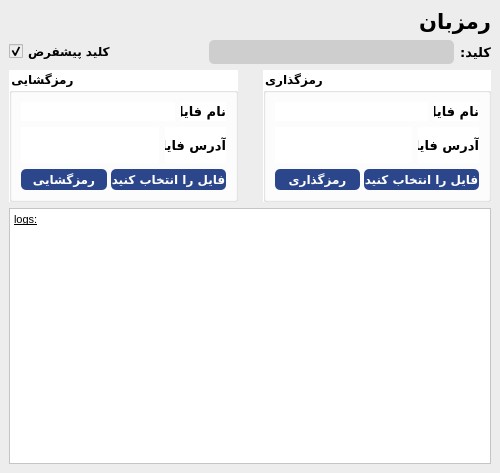
<?xml version="1.0" encoding="UTF-8"?>
<ui version="4.0">
 <class>MainWindow</class>
 <widget class="QMainWindow" name="MainWindow">
  <property name="enabled">
   <bool>true</bool>
  </property>
  <property name="geometry">
   <rect>
    <x>0</x>
    <y>0</y>
    <width>500</width>
    <height>473</height>
   </rect>
  </property>
  <property name="sizePolicy">
   <sizepolicy hsizetype="Fixed" vsizetype="Fixed">
    <horstretch>0</horstretch>
    <verstretch>0</verstretch>
   </sizepolicy>
  </property>
  <property name="minimumSize">
   <size>
    <width>500</width>
    <height>473</height>
   </size>
  </property>
  <property name="maximumSize">
   <size>
    <width>500</width>
    <height>473</height>
   </size>
  </property>
  <property name="windowTitle">
   <string>MainWindow</string>
  </property>
  <property name="styleSheet">
   <string notr="true">background-color: rgb(237, 237, 237);</string>
  </property>
  <widget class="QWidget" name="centralwidget">
   <layout class="QVBoxLayout" name="verticalLayout_3">
    <item>
     <widget class="QLabel" name="label">
      <property name="font">
       <font>
        <family>IRANSansXFaNum</family>
        <pointsize>16</pointsize>
        <weight>75</weight>
        <bold>true</bold>
       </font>
      </property>
      <property name="text">
       <string>رمزبان</string>
      </property>
     </widget>
    </item>
    <item>
     <layout class="QHBoxLayout" name="horizontalLayout_8">
      <item>
       <widget class="QCheckBox" name="checkBox">
        <property name="font">
         <font>
          <family>IRANSansXFaNum</family>
          <weight>75</weight>
          <bold>true</bold>
         </font>
        </property>
        <property name="text">
         <string>کلید پیشفرض</string>
        </property>
        <property name="checked">
         <bool>true</bool>
        </property>
        <property name="tristate">
         <bool>false</bool>
        </property>
       </widget>
      </item>
      <item>
       <spacer name="horizontalSpacer">
        <property name="orientation">
         <enum>Qt::Horizontal</enum>
        </property>
        <property name="sizeHint" stdset="0">
         <size>
          <width>40</width>
          <height>20</height>
         </size>
        </property>
       </spacer>
      </item>
      <item>
       <widget class="QLineEdit" name="lineEdit">
        <property name="sizePolicy">
         <sizepolicy hsizetype="Maximum" vsizetype="Fixed">
          <horstretch>0</horstretch>
          <verstretch>0</verstretch>
         </sizepolicy>
        </property>
        <property name="minimumSize">
         <size>
          <width>245</width>
          <height>24</height>
         </size>
        </property>
        <property name="styleSheet">
         <string notr="true">QLineEdit{
border-radius : 5px;
	background-color: rgb(206, 206, 206);
}
QLineEdit:focus
{

	border : 1px solid;
}</string>
        </property>
       </widget>
      </item>
      <item>
       <widget class="QLabel" name="label_2">
        <property name="sizePolicy">
         <sizepolicy hsizetype="Maximum" vsizetype="Minimum">
          <horstretch>0</horstretch>
          <verstretch>0</verstretch>
         </sizepolicy>
        </property>
        <property name="font">
         <font>
          <family>IRANSansXFaNum</family>
          <pointsize>10</pointsize>
          <weight>75</weight>
          <bold>true</bold>
         </font>
        </property>
        <property name="text">
         <string>کلید:</string>
        </property>
       </widget>
      </item>
     </layout>
    </item>
    <item>
     <layout class="QHBoxLayout" name="horizontalLayout_7">
      <item>
       <widget class="QGroupBox" name="groupBox_2">
        <property name="font">
         <font>
          <family>IRANSansXFaNum</family>
          <weight>75</weight>
          <bold>true</bold>
         </font>
        </property>
        <property name="styleSheet">
         <string notr="true">background-color: rgb(255, 255, 255);</string>
        </property>
        <property name="title">
         <string>رمزگشایی</string>
        </property>
        <layout class="QVBoxLayout" name="verticalLayout_2">
         <item>
          <layout class="QHBoxLayout" name="horizontalLayout_4">
           <item>
            <widget class="QLabel" name="label_filename_decrypt">
             <property name="maximumSize">
              <size>
               <width>16777215</width>
               <height>16777215</height>
              </size>
             </property>
             <property name="font">
              <font>
               <family>IRANSansXFaNum</family>
               <pointsize>10</pointsize>
               <weight>75</weight>
               <bold>true</bold>
              </font>
             </property>
             <property name="text">
              <string/>
             </property>
            </widget>
           </item>
           <item>
            <widget class="QLabel" name="label_8">
             <property name="minimumSize">
              <size>
               <width>45</width>
               <height>0</height>
              </size>
             </property>
             <property name="maximumSize">
              <size>
               <width>28</width>
               <height>19</height>
              </size>
             </property>
             <property name="font">
              <font>
               <family>IRANSansXFaNum</family>
               <pointsize>10</pointsize>
               <weight>75</weight>
               <bold>true</bold>
              </font>
             </property>
             <property name="text">
              <string>نام فایل :</string>
             </property>
            </widget>
           </item>
          </layout>
         </item>
         <item>
          <layout class="QHBoxLayout" name="horizontalLayout_5">
           <item>
            <widget class="QLabel" name="label_fileaddress_decrypt">
             <property name="font">
              <font>
               <family>Arial</family>
               <pointsize>10</pointsize>
              </font>
             </property>
             <property name="text">
              <string/>
             </property>
             <property name="wordWrap">
              <bool>true</bool>
             </property>
            </widget>
           </item>
           <item>
            <widget class="QLabel" name="label_10">
             <property name="minimumSize">
              <size>
               <width>60</width>
               <height>0</height>
              </size>
             </property>
             <property name="maximumSize">
              <size>
               <width>61</width>
               <height>16777215</height>
              </size>
             </property>
             <property name="font">
              <font>
               <family>IRANSansXFaNum</family>
               <pointsize>10</pointsize>
               <weight>75</weight>
               <bold>true</bold>
              </font>
             </property>
             <property name="text">
              <string>آدرس فایل:</string>
             </property>
            </widget>
           </item>
          </layout>
         </item>
         <item>
          <layout class="QHBoxLayout" name="horizontalLayout_6">
           <property name="spacing">
            <number>4</number>
           </property>
           <item>
            <widget class="QPushButton" name="pushButton_decrypt">
             <property name="minimumSize">
              <size>
               <width>81</width>
               <height>21</height>
              </size>
             </property>
             <property name="font">
              <font>
               <family>IRANSansXFaNum</family>
               <weight>75</weight>
               <bold>true</bold>
              </font>
             </property>
             <property name="styleSheet">
              <string notr="true">QPushButton{
color: rgb(255, 255, 255);
background-color: rgb(44, 70, 140);
border-radius : 5px;
}
QPushButton:hover{
background-color: rgb(170, 170, 127);
}</string>
             </property>
             <property name="text">
              <string>رمزگشایی</string>
             </property>
            </widget>
           </item>
           <item>
            <widget class="QPushButton" name="pushButton_choosefile_decrpyt">
             <property name="minimumSize">
              <size>
               <width>81</width>
               <height>21</height>
              </size>
             </property>
             <property name="font">
              <font>
               <family>IRANSansXFaNum</family>
               <weight>75</weight>
               <bold>true</bold>
              </font>
             </property>
             <property name="styleSheet">
              <string notr="true">QPushButton{
color: rgb(255, 255, 255);
background-color: rgb(44, 70, 140);
border-radius : 5px;
}
QPushButton:hover{
background-color: rgb(170, 170, 127);
}</string>
             </property>
             <property name="text">
              <string>فایل را انتخاب کنید</string>
             </property>
            </widget>
           </item>
          </layout>
         </item>
        </layout>
       </widget>
      </item>
      <item>
       <spacer name="verticalSpacer">
        <property name="orientation">
         <enum>Qt::Vertical</enum>
        </property>
        <property name="sizeType">
         <enum>QSizePolicy::Maximum</enum>
        </property>
        <property name="sizeHint" stdset="0">
         <size>
          <width>19</width>
          <height>132</height>
         </size>
        </property>
       </spacer>
      </item>
      <item>
       <widget class="QGroupBox" name="groupBox">
        <property name="font">
         <font>
          <family>IRANSansXFaNum</family>
          <weight>75</weight>
          <bold>true</bold>
         </font>
        </property>
        <property name="styleSheet">
         <string notr="true">background-color: rgb(255, 255, 255);</string>
        </property>
        <property name="title">
         <string>رمزگذاری</string>
        </property>
        <layout class="QVBoxLayout" name="verticalLayout">
         <item>
          <layout class="QHBoxLayout" name="horizontalLayout">
           <item>
            <widget class="QLabel" name="label_filename_encrypt">
             <property name="maximumSize">
              <size>
               <width>16777215</width>
               <height>20</height>
              </size>
             </property>
             <property name="font">
              <font>
               <family>IRANSansXFaNum</family>
               <pointsize>10</pointsize>
               <weight>75</weight>
               <bold>true</bold>
              </font>
             </property>
             <property name="text">
              <string/>
             </property>
            </widget>
           </item>
           <item>
            <widget class="QLabel" name="label_3">
             <property name="minimumSize">
              <size>
               <width>45</width>
               <height>0</height>
              </size>
             </property>
             <property name="maximumSize">
              <size>
               <width>28</width>
               <height>19</height>
              </size>
             </property>
             <property name="font">
              <font>
               <family>IRANSansXFaNum</family>
               <pointsize>10</pointsize>
               <weight>75</weight>
               <bold>true</bold>
              </font>
             </property>
             <property name="text">
              <string>نام فایل :</string>
             </property>
            </widget>
           </item>
          </layout>
         </item>
         <item>
          <layout class="QHBoxLayout" name="horizontalLayout_2">
           <item>
            <widget class="QLabel" name="label_fileaddress_encrypt">
             <property name="font">
              <font>
               <family>Arial</family>
               <pointsize>10</pointsize>
              </font>
             </property>
             <property name="text">
              <string/>
             </property>
             <property name="wordWrap">
              <bool>true</bool>
             </property>
            </widget>
           </item>
           <item>
            <widget class="QLabel" name="label_5">
             <property name="minimumSize">
              <size>
               <width>60</width>
               <height>0</height>
              </size>
             </property>
             <property name="maximumSize">
              <size>
               <width>61</width>
               <height>16777215</height>
              </size>
             </property>
             <property name="font">
              <font>
               <family>IRANSansXFaNum</family>
               <pointsize>10</pointsize>
               <weight>75</weight>
               <bold>true</bold>
              </font>
             </property>
             <property name="text">
              <string>آدرس فایل:</string>
             </property>
            </widget>
           </item>
          </layout>
         </item>
         <item>
          <layout class="QHBoxLayout" name="horizontalLayout_3">
           <property name="spacing">
            <number>4</number>
           </property>
           <item>
            <widget class="QPushButton" name="pushButton_encrypt">
             <property name="minimumSize">
              <size>
               <width>81</width>
               <height>21</height>
              </size>
             </property>
             <property name="font">
              <font>
               <family>IRANSansXFaNum</family>
               <weight>75</weight>
               <bold>true</bold>
              </font>
             </property>
             <property name="styleSheet">
              <string notr="true">QPushButton{
color: rgb(255, 255, 255);
background-color: rgb(44, 70, 140);
border-radius : 5px;
}
QPushButton:hover{
background-color: rgb(170, 170, 127);
}</string>
             </property>
             <property name="text">
              <string>رمزگذاری</string>
             </property>
            </widget>
           </item>
           <item>
            <widget class="QPushButton" name="pushButton_choosefile_encrypt">
             <property name="minimumSize">
              <size>
               <width>81</width>
               <height>21</height>
              </size>
             </property>
             <property name="font">
              <font>
               <family>IRANSansXFaNum</family>
               <weight>75</weight>
               <bold>true</bold>
              </font>
             </property>
             <property name="styleSheet">
              <string notr="true">QPushButton{
color: rgb(255, 255, 255);
background-color: rgb(44, 70, 140);
border-radius : 5px;
}
QPushButton:hover{
background-color: rgb(170, 170, 127);
}</string>
             </property>
             <property name="text">
              <string>فایل را انتخاب کنید</string>
             </property>
            </widget>
           </item>
          </layout>
         </item>
        </layout>
       </widget>
      </item>
     </layout>
    </item>
    <item>
     <widget class="QTextEdit" name="textEdit">
      <property name="styleSheet">
       <string notr="true">background-color: rgb(255, 255, 255);</string>
      </property>
      <property name="readOnly">
       <bool>true</bool>
      </property>
      <property name="html">
       <string>&lt;!DOCTYPE HTML PUBLIC &quot;-//W3C//DTD HTML 4.0//EN&quot; &quot;http://www.w3.org/TR/REC-html40/strict.dtd&quot;&gt;
&lt;html&gt;&lt;head&gt;&lt;meta name=&quot;qrichtext&quot; content=&quot;1&quot; /&gt;&lt;style type=&quot;text/css&quot;&gt;
p, li { white-space: pre-wrap; }
&lt;/style&gt;&lt;/head&gt;&lt;body style=&quot; font-family:'MS Shell Dlg 2'; font-size:8pt; font-weight:400; font-style:normal;&quot;&gt;
&lt;p style=&quot; margin-top:0px; margin-bottom:0px; margin-left:0px; margin-right:0px; -qt-block-indent:0; text-indent:0px;&quot;&gt;&lt;span style=&quot; text-decoration: underline;&quot;&gt;logs:&lt;/span&gt;&lt;/p&gt;
&lt;p style=&quot;-qt-paragraph-type:empty; margin-top:0px; margin-bottom:0px; margin-left:0px; margin-right:0px; -qt-block-indent:0; text-indent:0px;&quot;&gt;&lt;br /&gt;&lt;/p&gt;&lt;/body&gt;&lt;/html&gt;</string>
      </property>
     </widget>
    </item>
   </layout>
  </widget>
 </widget>
 <resources/>
 <connections/>
</ui>
